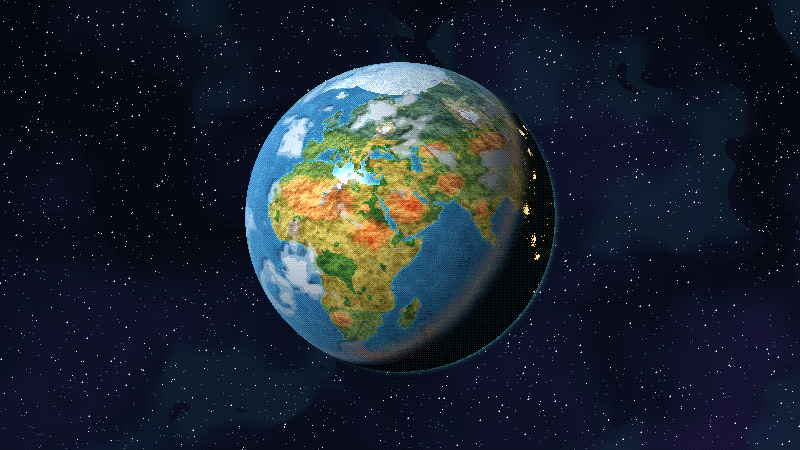
#> input picture AETHER_godot/elonezet_foldgomb.png, 1600 x 900 px, given in place of earth-blue-marble.jpg, which was not available (shown at 1/2 size)
$ python festett_textura.py .. ../kepernyokep_futas.png
#> lines starting #> are read from the running program, lines starting #| are printed output that depends on the picture; after the words box and inside, x2 and y2 are one past the last pixel; in counts of white or black regions, pixels touching at a corner belong together
"""A földgömb „festett pixeles” textúráinak előállítása valódi műholdas adatokból.

Források (közkincs, NASA):
  - Blue Marble (nappali színek, a tenger alatti domborzat árnyalásával)
  - Black Marble / Earth at Night (városfények)
  - domborzati térkép (szürkeárnyalatos magasság) és víz-maszk
  Letöltve a three-globe projekt példaképei közül (MIT-licencű kód, a képek NASA-eredetűek):
  https://github.com/vasturiano/three-globe/tree/master/example/img

A feldolgozás saját stílus (nem másol meglévő játékot):
  - a szárazföld színei egy kis, saját palettára kerülnek (lapos, festett foltok),
  - a domborzat 4 lépcsős, festett árnyalást kap (ÉNy-i fény),
  - a tenger a mélység szerint 5 kék árnyalatból áll, hullámos határokkal, a parton tajtékkal,
  - a városfények 4 fényességszintű, meleg aranysárga pöttyök.

Használat:  python festett_textura.py <forrásmappa> <kimeneti assets mappa>
"""
from __future__ import annotations

import sys
from pathlib import Path

import numpy as np
from PIL import Image
from scipy import ndimage
from scipy.cluster.vq import kmeans2

W, H = 4096, 2048
SEED = 7

OCEAN = np.array([[0.05, 0.15, 0.31], [0.07, 0.21, 0.40], [0.09, 0.28, 0.50],
                  [0.13, 0.40, 0.60], [0.24, 0.58, 0.68]])
FOAM = np.array([0.62, 0.84, 0.86])
NIGHT = np.array([1.0, 0.78, 0.42])


def load(src: Path, name: str, mode: str, size=(W, H)) -> np.ndarray:
#> called with name = 'earth-blue-marble.jpg', mode = 'RGB', size = (4096, 2048)
    im = Image.open(src / name).convert(mode).resize(size, Image.LANCZOS)
    return np.asarray(im, dtype=np.float32) / 255.0


def noise(shape, scale: float, rng) -> np.ndarray:
    """Alacsony frekvenciájú zaj: ettől hullámosak a festett foltok határai."""
    small = rng.standard_normal((max(2, int(shape[0] / scale)), max(2, int(shape[1] / scale))))
    big = ndimage.zoom(small, (shape[0] / small.shape[0], shape[1] / small.shape[1]), order=3)
    return big[: shape[0], : shape[1]]


def albedo_and_data(src: Path):
    rng = np.random.default_rng(SEED)
    bm = load(src, "earth-blue-marble.jpg", "RGB")
    water = load(src, "earth-water.png", "L") > 0.5
#> call 2 of load, with name = 'earth-water.png', mode = 'L', size = (4096, 2048)
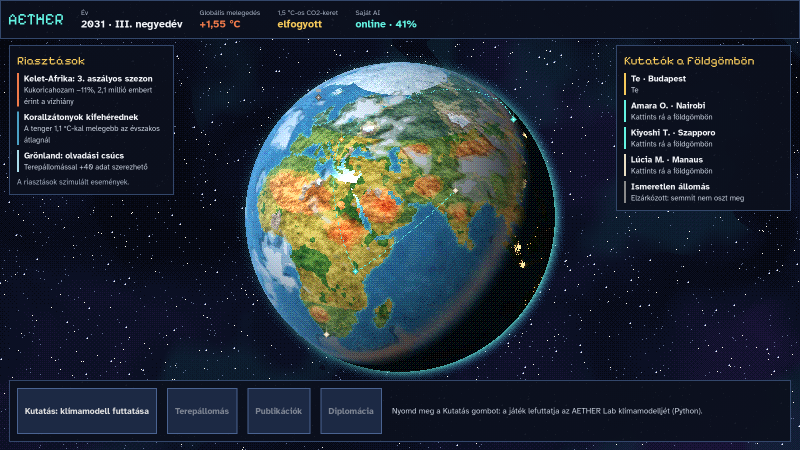
#> input picture AETHER_godot/kepernyokep_futas.png, 1600 x 900 px, given in place of earth-water.png, which was not available (shown at 1/2 size)
#> in load (call 2), `im = Image.open(src / name).convert(mode).resize(size, Image.LANCZOS)`:
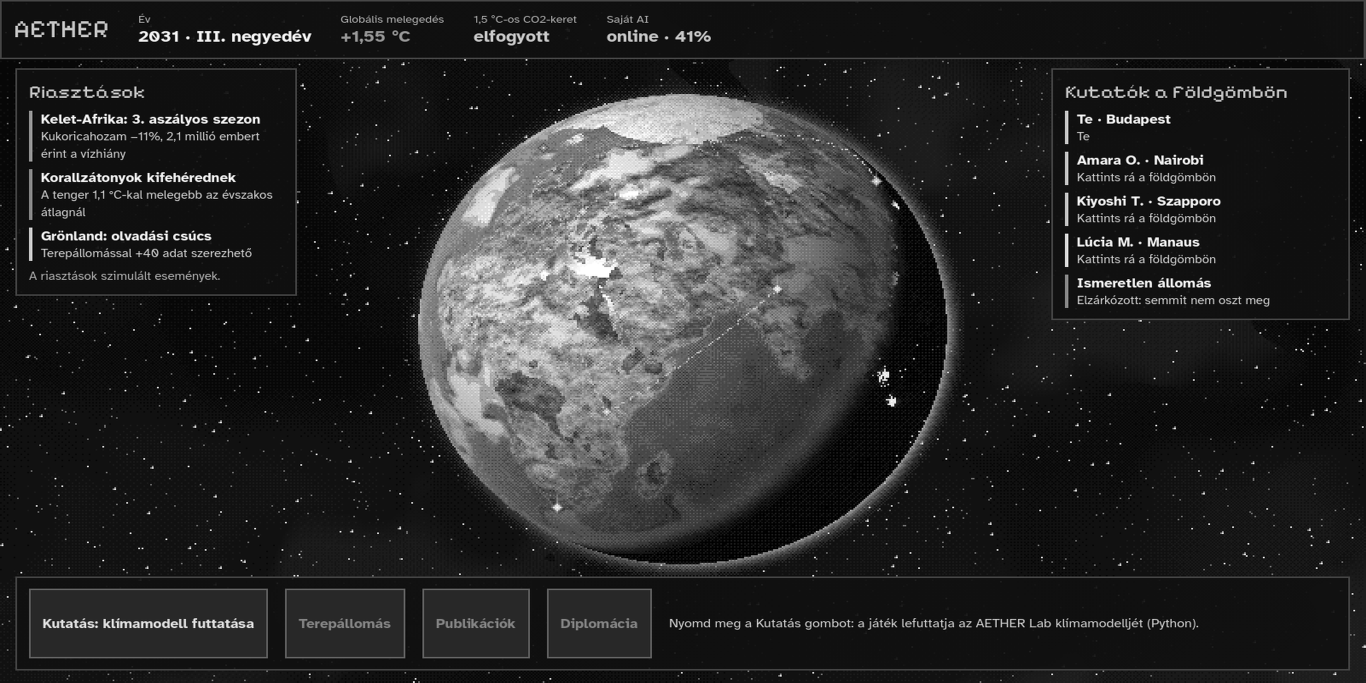
#> im: PIL image 4096x2048 L (shown at 1/3 size); min 0, max 255, mean 40.8
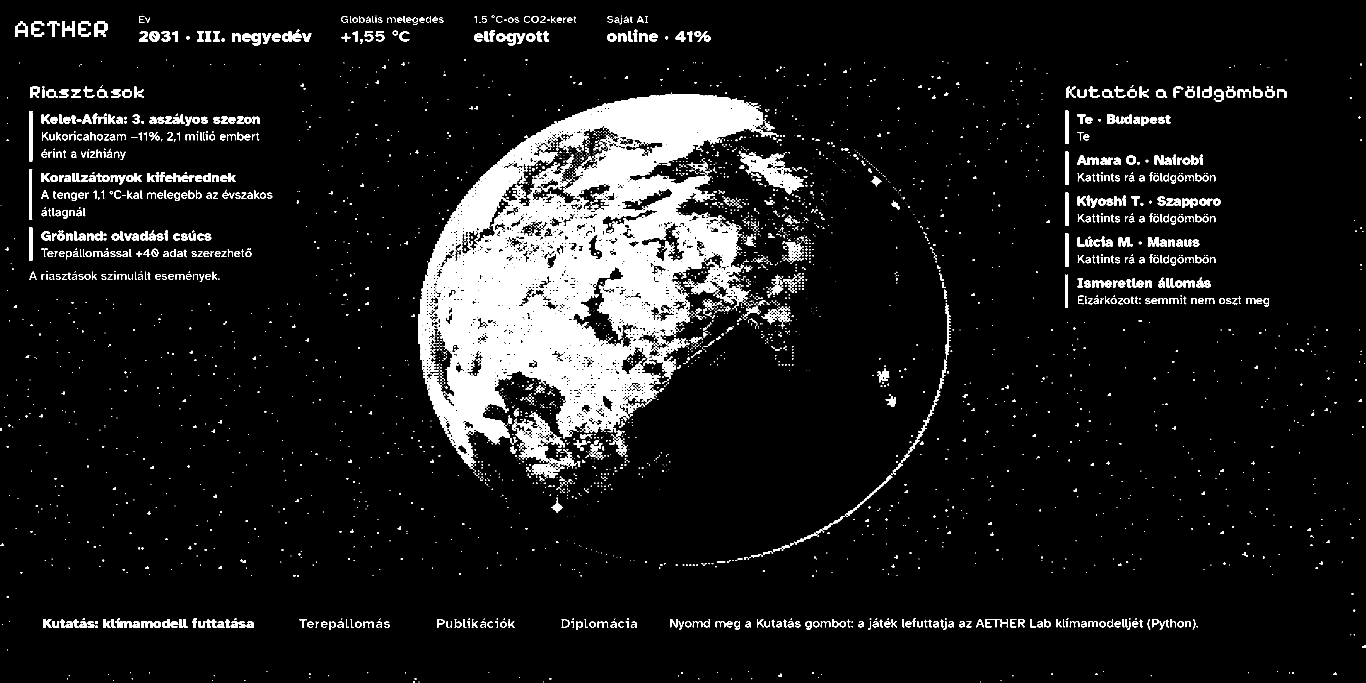
#> water: shape (2048, 4096) bool (shown at 1/3 size); 8.8% white; 4361 white regions (2933 under 20 px), largest, box (x1, y1, x2, y2) and area: (1255, 278, 2330, 1402) 522474, (2222, 456, 2412, 583) 8752, (1546, 1238, 1730, 1405) 8715
    topo = load(src, "earth-topology.png", "L")
    land = ~water
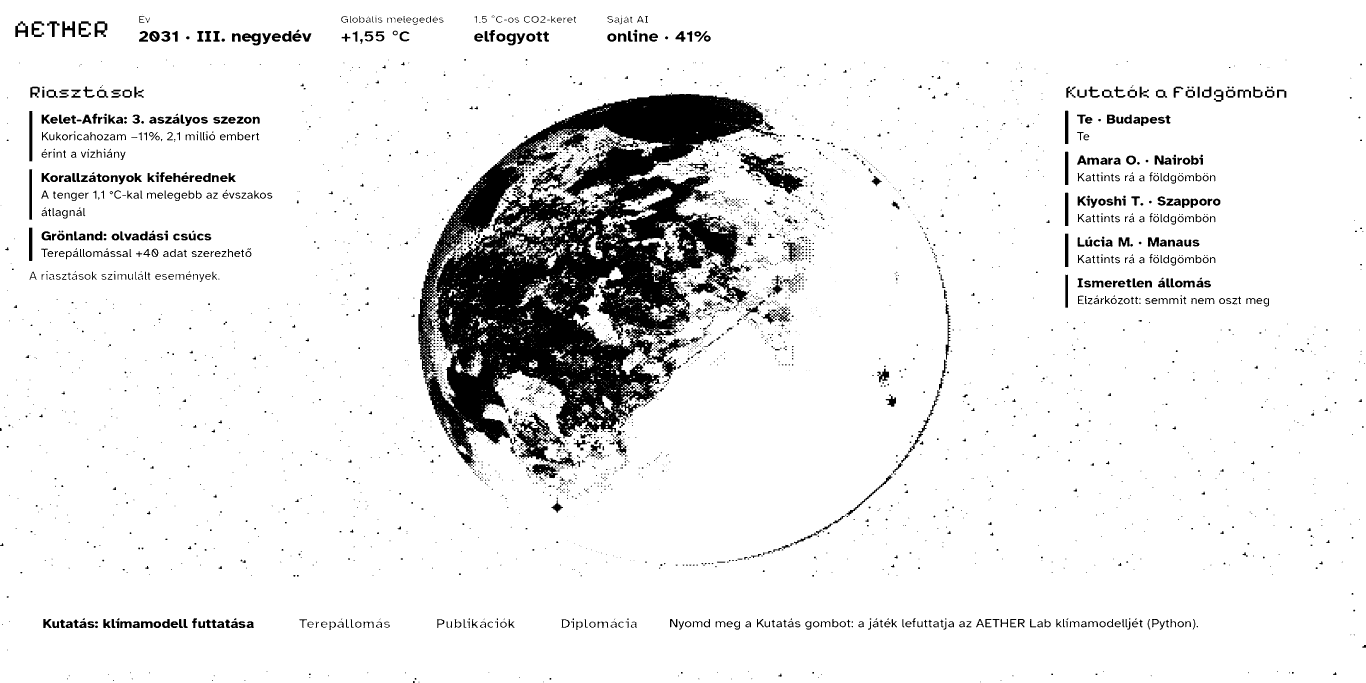
#> land: shape (2048, 4096) bool (shown at 1/3 size); 91.2% white; 4361 black regions (2933 under 20 px), largest, box (x1, y1, x2, y2) and area: (1255, 278, 2330, 1402) 522474, (2222, 456, 2412, 583) 8752, (1546, 1238, 1730, 1405) 8715

    # --- szárazföld: festett foltok egy saját palettán ---------------------
    painted = ndimage.median_filter(bm, size=(7, 7, 1))          # ecsetvonás-szerű foltok
    hsv = np.asarray(Image.fromarray((painted * 255).astype(np.uint8)).convert("HSV"), dtype=np.float32) / 255
    hsv[..., 1] = np.clip(hsv[..., 1] * 1.5, 0, 1)                # élénkebb, festményszerű színek
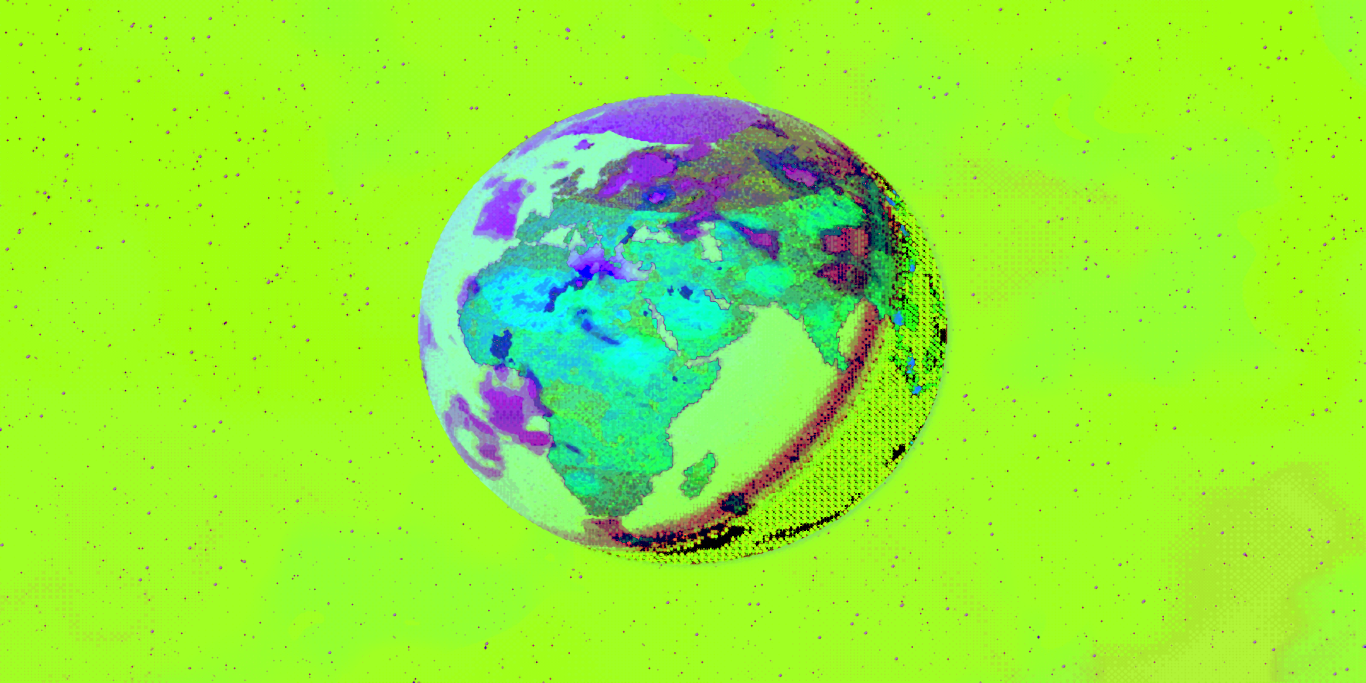
#> hsv: shape (2048, 4096, 3) float32 (shown at 1/3 size); mean of channels 0, 1, 2 0.576, 0.94, 0.206; drawn as R, G, B
#> (the run stopped early here; a loop or call above may not have finished)
